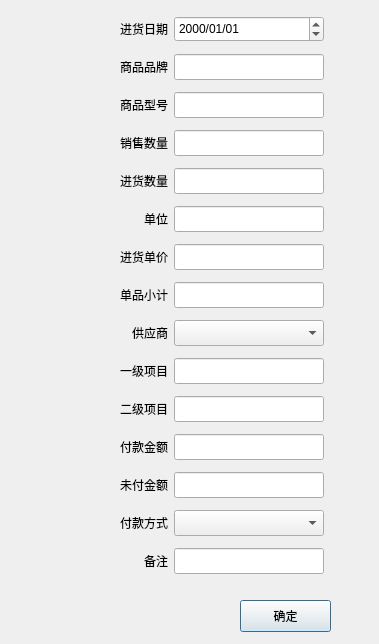
<?xml version="1.0" encoding="UTF-8"?>
<ui version="4.0">
 <class>writeOffDialog</class>
 <widget class="QDialog" name="writeOffDialog">
  <property name="geometry">
   <rect>
    <x>0</x>
    <y>0</y>
    <width>379</width>
    <height>644</height>
   </rect>
  </property>
  <property name="windowTitle">
   <string>Dialog</string>
  </property>
  <widget class="QWidget" name="formLayoutWidget">
   <property name="geometry">
    <rect>
     <x>50</x>
     <y>10</y>
     <width>274</width>
     <height>584</height>
    </rect>
   </property>
   <layout class="QGridLayout" name="gridLayout">
    <item row="10" column="1">
     <widget class="QLineEdit" name="second_service">
      <property name="minimumSize">
       <size>
        <width>150</width>
        <height>26</height>
       </size>
      </property>
      <property name="maximumSize">
       <size>
        <width>150</width>
        <height>26</height>
       </size>
      </property>
      <property name="readOnly">
       <bool>true</bool>
      </property>
     </widget>
    </item>
    <item row="1" column="0">
     <widget class="QLabel" name="label_2">
      <property name="layoutDirection">
       <enum>Qt::LeftToRight</enum>
      </property>
      <property name="text">
       <string>商品品牌</string>
      </property>
      <property name="alignment">
       <set>Qt::AlignRight|Qt::AlignTrailing|Qt::AlignVCenter</set>
      </property>
     </widget>
    </item>
    <item row="12" column="1">
     <widget class="QLineEdit" name="unpaid">
      <property name="minimumSize">
       <size>
        <width>150</width>
        <height>26</height>
       </size>
      </property>
      <property name="maximumSize">
       <size>
        <width>150</width>
        <height>26</height>
       </size>
      </property>
      <property name="readOnly">
       <bool>true</bool>
      </property>
     </widget>
    </item>
    <item row="13" column="0">
     <widget class="QLabel" name="label_12">
      <property name="layoutDirection">
       <enum>Qt::LeftToRight</enum>
      </property>
      <property name="text">
       <string>付款方式</string>
      </property>
      <property name="alignment">
       <set>Qt::AlignRight|Qt::AlignTrailing|Qt::AlignVCenter</set>
      </property>
     </widget>
    </item>
    <item row="5" column="1">
     <widget class="QLineEdit" name="unit">
      <property name="minimumSize">
       <size>
        <width>150</width>
        <height>26</height>
       </size>
      </property>
      <property name="maximumSize">
       <size>
        <width>150</width>
        <height>26</height>
       </size>
      </property>
      <property name="readOnly">
       <bool>true</bool>
      </property>
     </widget>
    </item>
    <item row="2" column="0">
     <widget class="QLabel" name="label_3">
      <property name="layoutDirection">
       <enum>Qt::LeftToRight</enum>
      </property>
      <property name="text">
       <string>商品型号</string>
      </property>
      <property name="alignment">
       <set>Qt::AlignRight|Qt::AlignTrailing|Qt::AlignVCenter</set>
      </property>
     </widget>
    </item>
    <item row="1" column="1">
     <widget class="QLineEdit" name="brand">
      <property name="minimumSize">
       <size>
        <width>150</width>
        <height>26</height>
       </size>
      </property>
      <property name="maximumSize">
       <size>
        <width>150</width>
        <height>26</height>
       </size>
      </property>
     </widget>
    </item>
    <item row="0" column="0">
     <widget class="QLabel" name="label">
      <property name="layoutDirection">
       <enum>Qt::LeftToRight</enum>
      </property>
      <property name="text">
       <string>进货日期</string>
      </property>
      <property name="alignment">
       <set>Qt::AlignRight|Qt::AlignTrailing|Qt::AlignVCenter</set>
      </property>
     </widget>
    </item>
    <item row="5" column="0">
     <widget class="QLabel" name="label_5">
      <property name="layoutDirection">
       <enum>Qt::LeftToRight</enum>
      </property>
      <property name="text">
       <string>单位</string>
      </property>
      <property name="alignment">
       <set>Qt::AlignRight|Qt::AlignTrailing|Qt::AlignVCenter</set>
      </property>
     </widget>
    </item>
    <item row="3" column="1">
     <widget class="QLineEdit" name="sold_number">
      <property name="minimumSize">
       <size>
        <width>150</width>
        <height>26</height>
       </size>
      </property>
      <property name="maximumSize">
       <size>
        <width>150</width>
        <height>26</height>
       </size>
      </property>
      <property name="readOnly">
       <bool>true</bool>
      </property>
     </widget>
    </item>
    <item row="6" column="0">
     <widget class="QLabel" name="label_6">
      <property name="layoutDirection">
       <enum>Qt::LeftToRight</enum>
      </property>
      <property name="text">
       <string>进货单价</string>
      </property>
      <property name="alignment">
       <set>Qt::AlignRight|Qt::AlignTrailing|Qt::AlignVCenter</set>
      </property>
     </widget>
    </item>
    <item row="7" column="1">
     <widget class="QLineEdit" name="total">
      <property name="minimumSize">
       <size>
        <width>150</width>
        <height>26</height>
       </size>
      </property>
      <property name="maximumSize">
       <size>
        <width>150</width>
        <height>26</height>
       </size>
      </property>
      <property name="readOnly">
       <bool>true</bool>
      </property>
     </widget>
    </item>
    <item row="7" column="0">
     <widget class="QLabel" name="label_8">
      <property name="layoutDirection">
       <enum>Qt::LeftToRight</enum>
      </property>
      <property name="text">
       <string>单品小计</string>
      </property>
      <property name="alignment">
       <set>Qt::AlignRight|Qt::AlignTrailing|Qt::AlignVCenter</set>
      </property>
     </widget>
    </item>
    <item row="0" column="1">
     <widget class="QDateEdit" name="buy_date">
      <property name="minimumSize">
       <size>
        <width>150</width>
        <height>26</height>
       </size>
      </property>
      <property name="maximumSize">
       <size>
        <width>150</width>
        <height>26</height>
       </size>
      </property>
      <property name="displayFormat">
       <string>yyyy/MM/dd</string>
      </property>
     </widget>
    </item>
    <item row="14" column="1">
     <widget class="QLineEdit" name="notes">
      <property name="minimumSize">
       <size>
        <width>150</width>
        <height>26</height>
       </size>
      </property>
      <property name="maximumSize">
       <size>
        <width>150</width>
        <height>26</height>
       </size>
      </property>
     </widget>
    </item>
    <item row="2" column="1">
     <widget class="QLineEdit" name="model">
      <property name="minimumSize">
       <size>
        <width>150</width>
        <height>26</height>
       </size>
      </property>
      <property name="maximumSize">
       <size>
        <width>150</width>
        <height>26</height>
       </size>
      </property>
     </widget>
    </item>
    <item row="13" column="1">
     <widget class="QComboBox" name="payment_method_combo">
      <property name="minimumSize">
       <size>
        <width>150</width>
        <height>26</height>
       </size>
      </property>
      <property name="maximumSize">
       <size>
        <width>160</width>
        <height>26</height>
       </size>
      </property>
     </widget>
    </item>
    <item row="3" column="0">
     <widget class="QLabel" name="label_4">
      <property name="layoutDirection">
       <enum>Qt::LeftToRight</enum>
      </property>
      <property name="text">
       <string>销售数量</string>
      </property>
      <property name="alignment">
       <set>Qt::AlignRight|Qt::AlignTrailing|Qt::AlignVCenter</set>
      </property>
     </widget>
    </item>
    <item row="6" column="1">
     <widget class="QLineEdit" name="unit_price">
      <property name="minimumSize">
       <size>
        <width>150</width>
        <height>26</height>
       </size>
      </property>
      <property name="maximumSize">
       <size>
        <width>150</width>
        <height>26</height>
       </size>
      </property>
      <property name="readOnly">
       <bool>false</bool>
      </property>
     </widget>
    </item>
    <item row="9" column="0">
     <widget class="QLabel" name="label_10">
      <property name="layoutDirection">
       <enum>Qt::LeftToRight</enum>
      </property>
      <property name="text">
       <string>一级项目</string>
      </property>
      <property name="alignment">
       <set>Qt::AlignRight|Qt::AlignTrailing|Qt::AlignVCenter</set>
      </property>
     </widget>
    </item>
    <item row="4" column="0">
     <widget class="QLabel" name="label_15">
      <property name="text">
       <string>进货数量</string>
      </property>
      <property name="alignment">
       <set>Qt::AlignRight|Qt::AlignTrailing|Qt::AlignVCenter</set>
      </property>
     </widget>
    </item>
    <item row="8" column="0">
     <widget class="QLabel" name="label_7">
      <property name="layoutDirection">
       <enum>Qt::LeftToRight</enum>
      </property>
      <property name="text">
       <string>供应商</string>
      </property>
      <property name="alignment">
       <set>Qt::AlignRight|Qt::AlignTrailing|Qt::AlignVCenter</set>
      </property>
     </widget>
    </item>
    <item row="11" column="1">
     <widget class="QLineEdit" name="paid">
      <property name="minimumSize">
       <size>
        <width>150</width>
        <height>26</height>
       </size>
      </property>
      <property name="maximumSize">
       <size>
        <width>150</width>
        <height>26</height>
       </size>
      </property>
      <property name="readOnly">
       <bool>false</bool>
      </property>
     </widget>
    </item>
    <item row="10" column="0">
     <widget class="QLabel" name="label_14">
      <property name="layoutDirection">
       <enum>Qt::LeftToRight</enum>
      </property>
      <property name="text">
       <string>二级项目</string>
      </property>
      <property name="alignment">
       <set>Qt::AlignRight|Qt::AlignTrailing|Qt::AlignVCenter</set>
      </property>
     </widget>
    </item>
    <item row="11" column="0">
     <widget class="QLabel" name="label_9">
      <property name="layoutDirection">
       <enum>Qt::LeftToRight</enum>
      </property>
      <property name="text">
       <string>付款金额</string>
      </property>
      <property name="alignment">
       <set>Qt::AlignRight|Qt::AlignTrailing|Qt::AlignVCenter</set>
      </property>
     </widget>
    </item>
    <item row="9" column="1">
     <widget class="QLineEdit" name="first_service">
      <property name="minimumSize">
       <size>
        <width>150</width>
        <height>26</height>
       </size>
      </property>
      <property name="maximumSize">
       <size>
        <width>150</width>
        <height>26</height>
       </size>
      </property>
      <property name="readOnly">
       <bool>true</bool>
      </property>
     </widget>
    </item>
    <item row="14" column="0">
     <widget class="QLabel" name="label_13">
      <property name="layoutDirection">
       <enum>Qt::LeftToRight</enum>
      </property>
      <property name="text">
       <string>备注</string>
      </property>
      <property name="alignment">
       <set>Qt::AlignRight|Qt::AlignTrailing|Qt::AlignVCenter</set>
      </property>
     </widget>
    </item>
    <item row="12" column="0">
     <widget class="QLabel" name="label_11">
      <property name="layoutDirection">
       <enum>Qt::LeftToRight</enum>
      </property>
      <property name="text">
       <string>未付金额</string>
      </property>
      <property name="alignment">
       <set>Qt::AlignRight|Qt::AlignTrailing|Qt::AlignVCenter</set>
      </property>
     </widget>
    </item>
    <item row="8" column="1">
     <widget class="QComboBox" name="supplier_combo">
      <property name="minimumSize">
       <size>
        <width>150</width>
        <height>26</height>
       </size>
      </property>
      <property name="maximumSize">
       <size>
        <width>160</width>
        <height>26</height>
       </size>
      </property>
     </widget>
    </item>
    <item row="4" column="1">
     <widget class="QLineEdit" name="buy_number">
      <property name="minimumSize">
       <size>
        <width>150</width>
        <height>26</height>
       </size>
      </property>
      <property name="maximumSize">
       <size>
        <width>150</width>
        <height>16777215</height>
       </size>
      </property>
     </widget>
    </item>
   </layout>
  </widget>
  <widget class="QPushButton" name="pushButton">
   <property name="geometry">
    <rect>
     <x>240</x>
     <y>600</y>
     <width>91</width>
     <height>32</height>
    </rect>
   </property>
   <property name="text">
    <string>确定</string>
   </property>
  </widget>
 </widget>
 <tabstops>
  <tabstop>buy_date</tabstop>
  <tabstop>sold_number</tabstop>
  <tabstop>unit</tabstop>
  <tabstop>unit_price</tabstop>
  <tabstop>total</tabstop>
  <tabstop>paid</tabstop>
  <tabstop>unpaid</tabstop>
  <tabstop>payment_method_combo</tabstop>
  <tabstop>notes</tabstop>
 </tabstops>
 <resources/>
 <connections/>
</ui>
